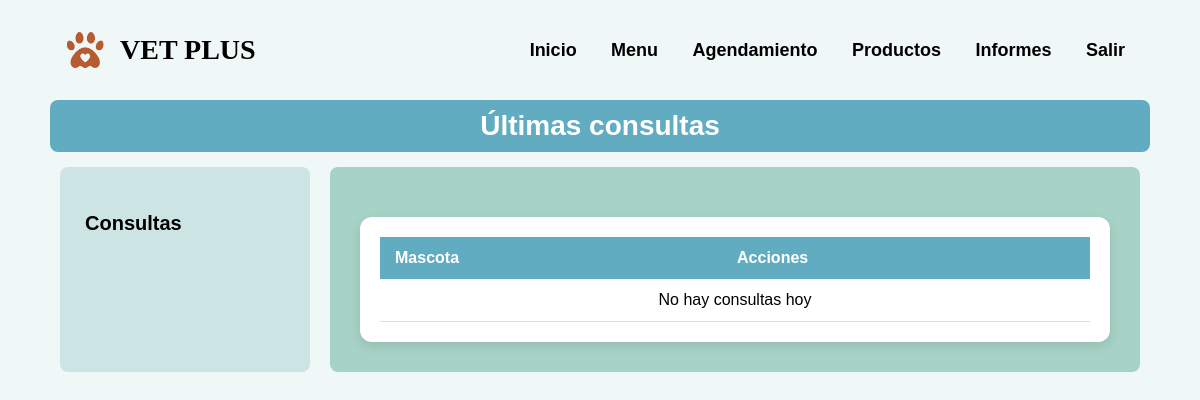
/consulta/recent, run on an earlier commit of the app's database.
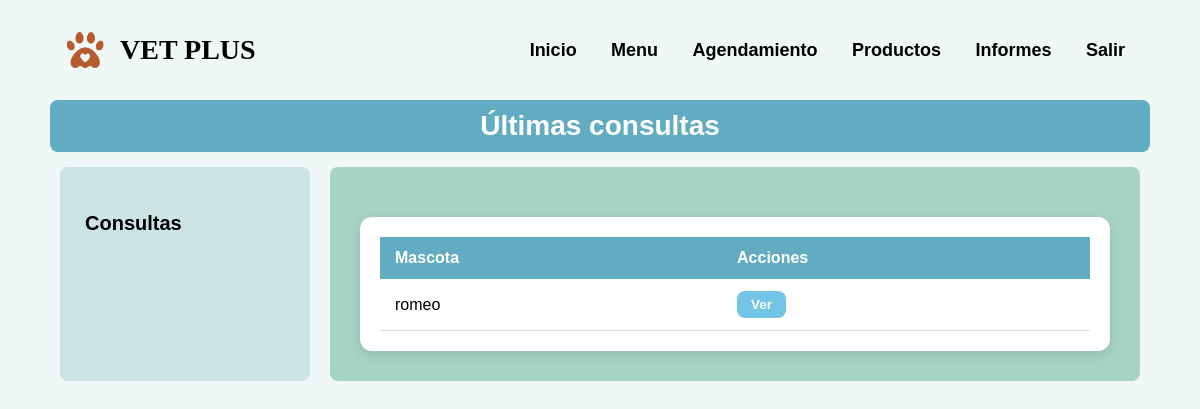
And on a later commit of the database.
### vetplus/models.py (models this page shows)
class Consulta(db.Model):
    id = db.Column(db.Integer, primary_key = True)
    nombredemascota = db.Column(db.String(100), nullable = False)
    nombrededueno = db.Column(db.String(100), nullable = False)
    datosdeconsulta = db.Column(db.Text, nullable = False)
    hora = db.Column(db.String(20), nullable = False)
    veterinario = db.Column(db.String(100), nullable = False)

### vetplus/routes/consulta.py (the view)
@consulta_bp.route("/consulta/recent")
def consulta_dia():
    try:
        consultas = Consulta.query.order_by(Consulta.id.desc()).limit(5).all()
    except Exception as e:
        print("⚠️ Error cargando consultas:", e)
        consultas = []
    return render_template("dashboards/consultas/consulta_dia.html", consulta_dia = consultas)

### templates/dashboards/consultas/consulta_dia.html (shortened to what this page needs)
<!DOCTYPE html>
<html lang="es">
<head>
</head>
<body>
    <header>
        <div class="logo">
            <img src="{{ url_for('static', filename='img/logo.png') }}" alt="Logo Vetplus" class="icono">
            <h1>VET PLUS</h1>
        </div>
        <nav>
            <a href="{{ url_for('main.home') }}">Inicio</a>
            <a href="{{ url_for('main.dashboard') }}">Menu</a>
            <a href="{{ url_for('consulta.consulta') }}">Agendamiento</a>
            <a href="{{ url_for('store.tienda') }}">Productos</a>
            <a href="{{ url_for('informes.manage_informes') }}">Informes</a>
            <a href="#" onclick="abrirModal()">Salir</a>
        </nav>
    </header>
    <div class="title-bar">Últimas consultas</div>
    <div class="container">
        <div class="sidebar">
            <p>Consultas</p>
        </div>
        <div class="form-container">
            <div class="table-container">
                <table>
                    <thead>
                        <tr>
                            <th>Mascota</th>
                            <th>Acciones</th>
                        </tr>
                    </thead>
                    <tbody>
                        {% if consulta_dia %}
                            {% for consulta in consulta_dia[:5] %}
                            <tr id="consulta-{{ consulta.id }}">
                                <td>{{ consulta.nombredemascota }}</td>
                                <td>
                                    <button class="btn-ver" onclick="verConsulta('{{ consulta.id }}')">Ver</button>
                                </td>
                            </tr>
                            {% endfor %}
                        {% else %}
                            <tr>
                                <td colspan="2" style="text-align:center;">No hay consultas hoy</td>
                            </tr>
                        {% endif %}
                    </tbody>
                </table>
            </div>
        </div>
    </div>
</body>
</html>

### templates/dashboards/consultas/consulta_dia.html (style rules this page uses)
body { margin: 0; font-family: Arial, sans-serif; background-color: #f0f7f7; }
header { display: flex; justify-content: space-between; align-items: center; padding: 10px 40px; max-width: 90%; margin: 15px auto 0 auto; }
.logo { display: flex; align-items: center; gap: 10px; text-decoration: none; }
.logo img { width: 50px; height: 50px; }
.logo h1 { font-size: 28px; margin: 0; color: #000; font-family: 'Comic Sans MS', cursive; }
nav a { text-decoration: none; margin: 0 15px; font-weight: bold; color: #000; font-size: 18px; }
.title-bar { background-color: #62acc2; color: white; font-size: 28px; text-align: center; padding: 10px; font-weight: bold; max-width: 90%; margin: 15px auto; border-radius: 8px; }
.container { display: flex; margin: 0 auto; max-width: 90%; gap: 20px; }
.sidebar { background-color: #cce4e4; padding: 25px; min-width: 200px; border-radius: 8px; font-weight: bold; font-size: 20px; }
.form-container { background-color: #a7d2c6; padding: 30px; flex: 1; border-radius: 8px; }
.table-container { background: #fff; padding: 20px; border-radius: 12px; box-shadow: 0 4px 12px rgba(0,0,0,0.1); margin-top: 20px; }
table { width: 100%; border-collapse: collapse; font-size: 16px; text-align: left; }
thead { background-color: #62acc2; color: white; }
thead th { padding: 12px 15px; }
tbody td { padding: 12px 15px; border-bottom: 1px solid #ddd; }
.btn-ver { background: #62acc2; color: white; padding: 6px 12px; border: none; border-radius: 6px; cursor: pointer; font-weight: bold; }
.btn-ver { background-color: #60bee4e0; color: white; border: none; border-radius: 8px; padding: 6px 14px; cursor: pointer; font-weight: bold; transition: background-color 0.2s ease-in-out; }

What changed in the data, as far as the page shows it:
added Consulta: nombredemascota "romeo"
Also different on the page:
text no longer shown: "No hay consultas hoy"
